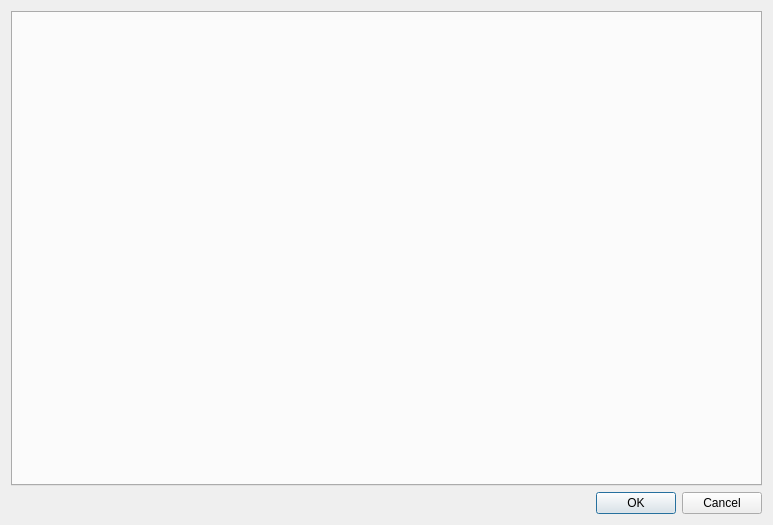
<?xml version="1.0" encoding="UTF-8"?>
<ui version="4.0">
 <class>dlg_dscenario</class>
 <widget class="QDialog" name="dlg_dscenario">
  <property name="geometry">
   <rect>
    <x>0</x>
    <y>0</y>
    <width>773</width>
    <height>525</height>
   </rect>
  </property>
  <property name="windowTitle">
   <string>Dialog</string>
  </property>
  <layout class="QGridLayout" name="gridLayout">
   <item row="0" column="0">
    <widget class="QTabWidget" name="main_tab">
     <property name="currentIndex">
      <number>-1</number>
     </property>
    </widget>
   </item>
   <item row="1" column="0">
    <widget class="QDialogButtonBox" name="buttonBox">
     <property name="orientation">
      <enum>Qt::Horizontal</enum>
     </property>
     <property name="standardButtons">
      <set>QDialogButtonBox::Cancel|QDialogButtonBox::Ok</set>
     </property>
    </widget>
   </item>
  </layout>
 </widget>
 <resources/>
 <connections>
  <connection>
   <sender>buttonBox</sender>
   <signal>accepted()</signal>
   <receiver>dlg_dscenario</receiver>
   <slot>accept()</slot>
   <hints>
    <hint type="sourcelabel">
     <x>248</x>
     <y>254</y>
    </hint>
    <hint type="destinationlabel">
     <x>157</x>
     <y>274</y>
    </hint>
   </hints>
  </connection>
  <connection>
   <sender>buttonBox</sender>
   <signal>rejected()</signal>
   <receiver>dlg_dscenario</receiver>
   <slot>reject()</slot>
   <hints>
    <hint type="sourcelabel">
     <x>316</x>
     <y>260</y>
    </hint>
    <hint type="destinationlabel">
     <x>286</x>
     <y>274</y>
    </hint>
   </hints>
  </connection>
 </connections>
</ui>
